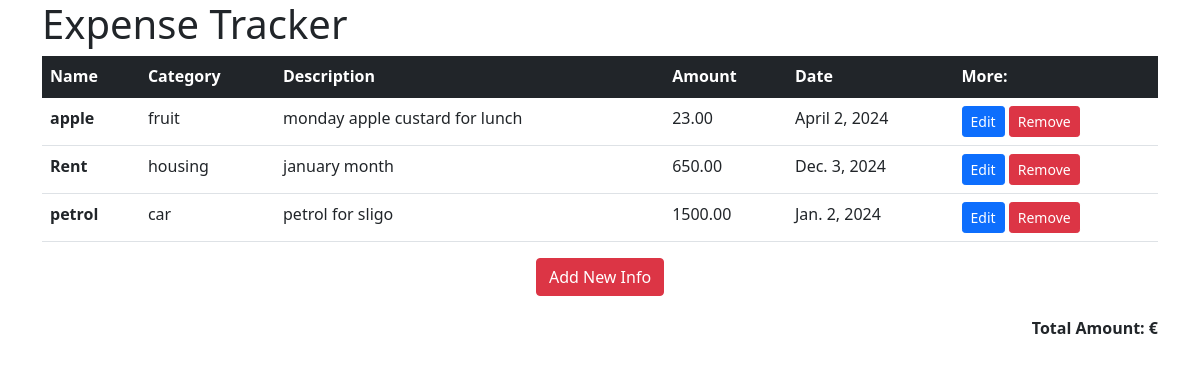
Before: / with the older database file.
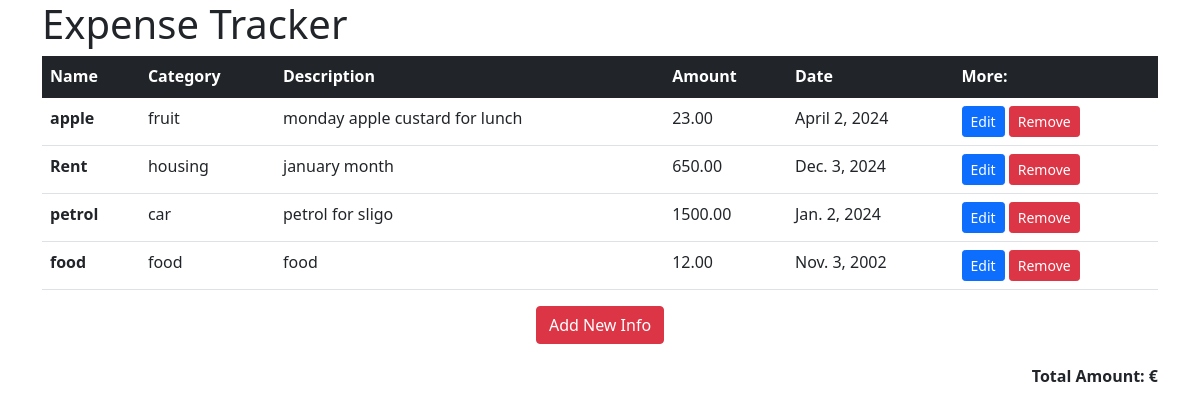
After: the same page with the newer database file.
### expense/models.py (models this page shows, shortened)
class Expense(models.Model):
    expense_name = models.CharField(max_length=200)
    expense_category = models.CharField(max_length=200)
    description = models.TextField()
    amount = models.DecimalField(max_digits=10, decimal_places=2)
    date = models.DateField()
    id = models.UUIDField(default=uuid.uuid4, unique=True, primary_key=True, editable=False)

### expense/views.py (the view)
# urls.py: path('', views.expenses_list, name='expenses-list'),
def expenses_list(request):
    expenses = Expense.objects.all()
    total_amount =tracker.calculate_total_expenses(expenses)
    context = {
        'expenses': expenses,
        'total_amount': total_amount,
    }
    return render(request, 'expense/list.html', context)

### expense/templates/expense/list.html (shortened to what this page needs)
{% extends 'base.html' %}
{% block content %}
<h1>Expense Tracker</h1>
<table class="table table-hover">
  <thead class="table-dark">
    <tr>
      <th scope="col">Name</th>
      <th scope="col">Category</th>
      <th scope="col">Description</th>
      <th scope="col">Amount</th>
      <th scope="col">Date</th>
      <th scope="col">More:</th>
    </tr>
  </thead>
  <tbody>
    {% for expense in expenses %}
    <tr>
      <th scope="row">{{ expense.expense_name }}</th>
      <td style=>{{ expense.expense_category }}</td>
      <td style=>{{ expense.description }}</td>
      <td style=>{{ expense.amount }}</td>
      <td style=>{{ expense.date }}</td>
      <td>
        <a href="{% url 'edit-expense' expense.id %}" class="btn btn-sm btn-primary">Edit</a>
        <a href="{% url 'delete-expense' expense.id %}" class="btn btn-sm btn-danger">Remove</a>
      </td>
    </tr>
    {% endfor %}
  </tbody>
</table>
<div class="text-center">
  <a href="{% url 'create-expense' %}">
  <button type="button" class="btn btn-danger">Add New Info</button>
</a>
</div>
<div style="margin-top: 20px; text-align: right;">
  <strong>Total Amount: €{{ total_amount }}</strong>
</div>
{% endblock content %}

### templates/base.html (shortened to what this page needs)
<!DOCTYPE html>
<html lang="en">
<head>
    <link href="https://cdn.jsdelivr.net/npm/bootstrap@5.1.3/dist/css/bootstrap.min.css" rel="stylesheet">
</head>
<body>
    <div class="container">
        {% block content %}
        {% endblock content %}
    </div>
</body>
</html>

Changed rows visible on the page:
added Expense: expense_name "food", expense_category "food", description "food", amount "12.00", date "Nov. 3, 2002"
